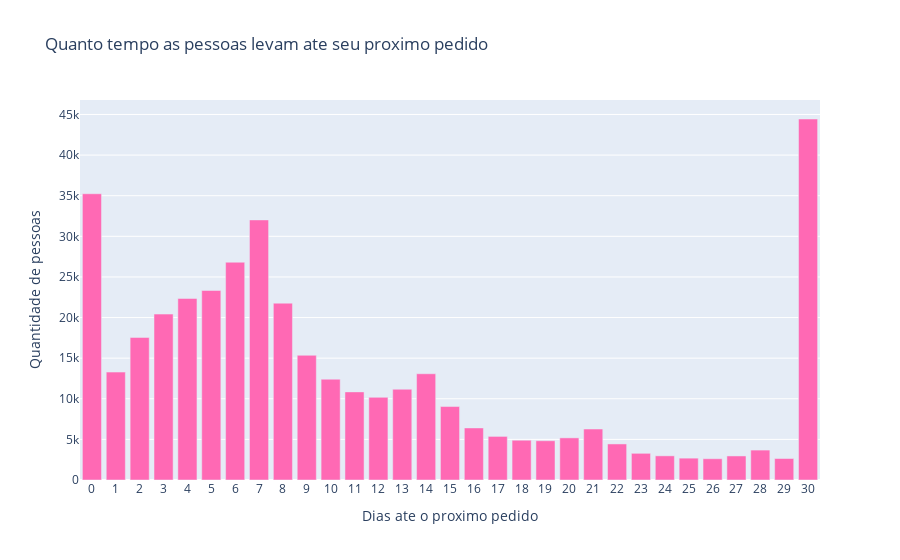

Write notebook code for a chart like this one.
### Code cell
# Quanto tempo as pessoas esperam ate fazer outro pedido?
days_until_next_order = (
    df_orders.groupby("days_since_prior_order")["user_id"]
    .nunique()
    .sort_index()
)
days_until_df = days_until_next_order.reset_index()
days_until_df.columns = ["days_since_prior_order", "people_count"]
days_until_df["days_label"] = days_until_df["days_since_prior_order"].astype(int).astype(str)
fig = px.bar(
    days_until_df,
    x="days_label",
    y="people_count",
    title="Quanto tempo as pessoas levam ate seu proximo pedido",
    labels={
        "days_label": "Dias ate o proximo pedido",
        "people_count": "Quantidade de pessoas",
    },
    color_discrete_sequence=["hotpink"],
)
fig.show()

### Figure 1 — Plotly figure (JSON) as saved in the notebook; plotly's stock layout.template omitted (floating-point values rounded to 4 significant figures)
{"data": [{"hovertemplate": "Dias ate o proximo pedido=%{x}<br>Quantidade de pessoas=%{y}<extra></extra>", "legendgroup": "", "marker": {"color": "hotpink", "pattern": {"shape": ""}}, "name": "", "orientation": "v", "showlegend": false, "textposition": "auto", "type": "bar", "x": ["0", "1", "2", "3", "4", "5", "6", "7", "8", "9", "10", "11", "12", "13", "14", "15", "16", "17", "18", "19", "20", "21", "22", "23", "24", "25", "26", "27", "28", "29", "30"], "xaxis": "x", "y": [35242, 13286, 17552, 20426, 22347, 23330, 26812, 32021, 21772, 15354, 12412, 10847, 10177, 11172, 13080, 9044, 6411, 5368, 4896, 4835, 5187, 6276, 4439, 3285, 2974, 2690, 2620, 2961, 3684, 2647, 44444], "yaxis": "y"}], "layout": {"barmode": "relative", "legend": {"tracegroupgap": 0}, "title": {"text": "Quanto tempo as pessoas levam ate seu proximo pedido"}, "xaxis": {"anchor": "y", "domain": [0, 1], "title": {"text": "Dias ate o proximo pedido"}}, "yaxis": {"anchor": "x", "domain": [0, 1], "title": {"text": "Quantidade de pessoas"}}}}
